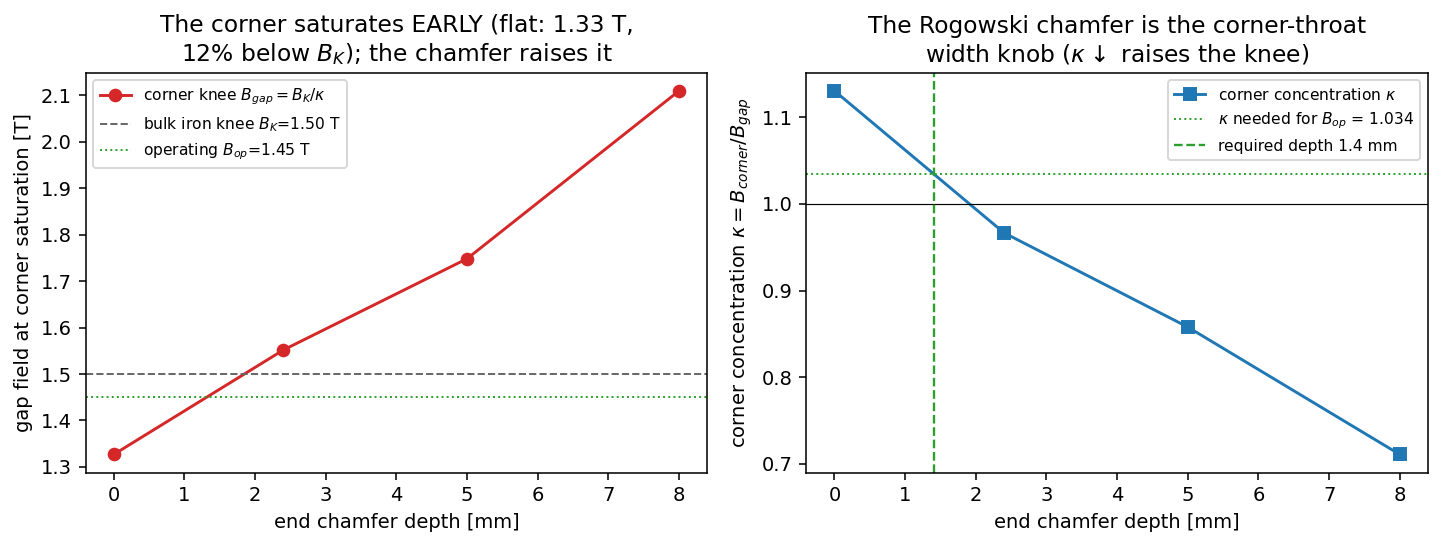

Source code (Python):
r"""The SPECTROMETER end pack, NONLINEAR: the pole-tip corner is a saturable throat.

THE PHYSICS (why a spectrometer end needs the NONLINEAR design)
---------------------------------------------------------------
A large bending spectrometer dipole runs near the iron knee.  endpack_two_plane.py
found (LINEAR, the high-mu equipotential limit) that a hard-cut pole END concentrates
flux at the tip CORNER: the corner field is

    B_corner = kappa * B_gap ,   kappa = tip_enhancement ~ 1.11   (geometry-only)

In a saturating iron that kappa > 1 means the CORNER reaches the iron knee FIRST --
the corner saturates at a gap field

    B_gap_knee = B_K / kappa ~ 1.5 / 1.11 ~ 1.35 T

i.e. ~11% BELOW the bulk iron knee B_K = 1.5 T.  Above that the corner mu_r collapses,
the flux there can no longer follow the pole edge, and the EFFECTIVE FIELD BOUNDARY
(EFB ~ the effective magnetic length L_eff) DRIFTS with excitation.  For a spectrometer
that is fatal: the pole-edge angle's EDGE FOCUSING (the vertical focusing tan(beta)/rho)
depends on the EFB, so a drifting EFB means the optics CHANGE with the field setting.

THE DESIGN (the Rogowski chamfer is the corner-throat width knob)
----------------------------------------------------------------
The corner is exactly a Chaplygin saturable THROAT (clebsch_dipole_saturation_2d): the
flux concentration kappa is the throat's inverse cross-section, and it saturates first.
The Rogowski end chamfer (endpack_two_plane's s-y design) WIDENS that throat -- it lowers
kappa -- so the corner knee B_gap_knee = B_K/kappa RISES toward the bulk knee B_K.  The
SAME chamfer that zeroes the LINEAR corner over-field (the cosmetic field-quality lever)
REMOVES the PREMATURE corner saturation (the hard engineering lever) and keeps the EFB
-- and the edge focusing -- STABLE up to the bulk limit.  Linear and nonlinear levers
POINT THE SAME WAY; saturation gives the chamfer its hard justification.

WHAT IS COMPUTED
----------------
1. design(...) -- the nonlinear end-pack MAP at LINEAR cost: reuse the linear
   equipotential corner concentration kappa(chamfer) (endpack_two_plane), overlay the
   Froehlich iron BH (clebsch_dipole_saturation_3d) -> the corner knee B_gap_knee(chamfer)
   and the chamfer DEPTH needed to keep the corner unsaturated at a target operating
   field B_op.  Milliseconds of overlay on one ~8 s linear sweep -- the Chaplygin
   "nonlinear analysis done linearly" applied to the END corner.

This is a DESIGN-GRADE lumped model (the same lumped-magnetic-circuit class as
clebsch_dipole_saturation_2d, ~10% vs FEM), and its two ingredients are
independently VALIDATED elsewhere in the repo:
  - the corner concentration kappa is the LINEAR equipotential tip_enhancement
    (endpack_two_plane.py, golden-tested) -- geometry-only, drive-agnostic;
  - the Froehlich BH + the well-conditioned B-input A-formulation that backs the
    iron saturation are validated in clebsch_dipole_saturation_3d.py (the documented
    cure: the reduced-Omega mu(|H|) Picard STALLS at high mu, the A-formulation does
    not).
So the composition "B_corner = kappa*B_gap until B_K" is well-founded.  A fully
coil-driven 3-D corner-saturation FEM (the equipotential/MMF drive forces flux
across the gap -- a uniform applied field does NOT reproduce the corner concentration,
and the coil's Biot-Savart B_s projection is the expensive serial step) is the
documented expensive extension, not run here.

run:  python endpack_spectrometer_saturation.py            # the linear-cost design map
      python endpack_spectrometer_saturation.py --fig        # + figure
      python endpack_spectrometer_saturation.py --b-op 1.6   # a higher operating field
"""

from _validation_output import validation_output
import argparse
import json
import math
import os
import sys

import numpy as np

sys.path.insert(0, os.path.dirname(os.path.abspath(__file__)))

import endpack_two_plane as ep                       # noqa: E402  linear corner concentration
import clebsch_dipole_saturation_3d as sat3          # noqa: E402  Froehlich BH + A-formulation
import accel_pole_ends_fem as fem                    # noqa: E402  H-frame mesh + coil

BK = sat3.BK                 # 1.5 T  iron half-mu (Froehlich) knee
MUR0 = sat3.MUR0             # 2000   unsaturated mu_r
G2 = ep.G2                   # 0.020  half-gap
L_BEAM = fem.L_BEAM


# ============================================================
# the nonlinear end-pack design MAP at linear cost
# ============================================================

def design(B_op=1.45, fast=True):
    """The nonlinear end-pack design map.  Reuse the LINEAR corner concentration
    kappa(chamfer) (endpack_two_plane's equipotential depth sweep) and overlay the
    Froehlich iron knee: the corner saturates at B_gap = B_K/kappa, BELOW the bulk
    knee B_K.  Find the chamfer depth that keeps the corner unsaturated at B_op."""
    d = ep.design_two_plane(fast=fast)
    sweep = d["reflect_3d"]["depth_sweep"]
    depth = np.array([s["chamfer_depth_m"] for s in sweep])
    kappa = np.array([s["tip_enhancement"] for s in sweep])   # corner concentration (geom-only)
    knee = BK / kappa                                          # corner gap-field knee per chamfer

    order = np.argsort(kappa)                                  # kappa decreases with depth
    k_sorted, d_sorted = kappa[order], depth[order]
    kappa_req = BK / B_op                                      # corner not the limiter at B_op
    in_rng = k_sorted.min() <= kappa_req <= k_sorted.max()
    depth_req = float(np.interp(kappa_req, k_sorted, d_sorted)) if in_rng else float("nan")
    in_cos = k_sorted.min() <= 1.0 <= k_sorted.max()
    depth_cosmetic = float(np.interp(1.0, k_sorted, d_sorted)) if in_cos else float("nan")

    flat_kappa = float(kappa[0])
    flat_knee = float(knee[0])
    bulk_margin = float((BK - flat_knee) / BK)                 # how much earlier the corner saturates

    rows = [{"chamfer_depth_m": float(dd), "kappa": float(kk),
             "corner_knee_Bgap_T": float(BK / kk),
             "corner_saturated_at_Bop": bool(kk > kappa_req)}
            for dd, kk in zip(depth, kappa)]

    return {
        "B_K_T": float(BK), "B_op_T": float(B_op),
        "flat_corner_kappa": flat_kappa,
        "flat_corner_knee_Bgap_T": flat_knee,           # ~1.35 T -- corner saturates first
        "corner_premature_fraction": bulk_margin,       # ~0.11 below the bulk knee
        "kappa_required_for_Bop": float(kappa_req),
        "depth_required_for_Bop_m": depth_req,          # chamfer to clear B_op
        "depth_linear_cosmetic_m": depth_cosmetic,      # chamfer that zeroes the over-field
        "flat_corner_saturates_below_Bop": bool(flat_knee < B_op),
        "sweep": rows,
        "n_linear_solves": int(len(sweep)),             # the only FEM-grade cost (the linear sweep)
    }


# ============================================================
# figure + main
# ============================================================

def _figure(res):
    import matplotlib
    matplotlib.use("Agg")
    import matplotlib.pyplot as plt

    fig, ax = plt.subplots(1, 2, figsize=(10.4, 4.0), dpi=140)

    # LEFT: the corner knee B_gap_knee = B_K/kappa vs chamfer depth
    sw = res["sweep"]
    dmm = [r["chamfer_depth_m"] * 1e3 for r in sw]
    knee = [r["corner_knee_Bgap_T"] for r in sw]
    ax[0].plot(dmm, knee, "o-", color="C3", label="corner knee $B_{gap}=B_K/\\kappa$")
    ax[0].axhline(res["B_K_T"], color="0.4", lw=1, ls="--",
                  label=f"bulk iron knee $B_K$={res['B_K_T']:.2f} T")
    ax[0].axhline(res["B_op_T"], color="C2", lw=1, ls=":",
                  label=f"operating $B_{{op}}$={res['B_op_T']:.2f} T")
    ax[0].set_xlabel("end chamfer depth [mm]")
    ax[0].set_ylabel("gap field at corner saturation [T]")
    ax[0].set_title(f"The corner saturates EARLY (flat: {res['flat_corner_knee_Bgap_T']:.2f} T,\n"
                    f"{res['corner_premature_fraction']*100:.0f}% below $B_K$); "
                    f"the chamfer raises it")
    ax[0].legend(fontsize=8)

    # MIDDLE: kappa (corner concentration) vs depth -- the throat-width knob
    kap = [r["kappa"] for r in sw]
    ax[1].plot(dmm, kap, "s-", color="C0", label="corner concentration $\\kappa$")
    ax[1].axhline(1.0, color="k", lw=0.6)
    ax[1].axhline(res["kappa_required_for_Bop"], color="C2", lw=1, ls=":",
                  label=f"$\\kappa$ needed for $B_{{op}}$ = {res['kappa_required_for_Bop']:.3f}")
    if res["depth_required_for_Bop_m"] == res["depth_required_for_Bop_m"]:
        ax[1].axvline(res["depth_required_for_Bop_m"] * 1e3, color="C2", lw=1.2, ls="--",
                      label=f"required depth {res['depth_required_for_Bop_m']*1e3:.1f} mm")
    ax[1].set_xlabel("end chamfer depth [mm]")
    ax[1].set_ylabel("corner concentration $\\kappa=B_{corner}/B_{gap}$")
    ax[1].set_title("The Rogowski chamfer is the corner-throat\n"
                    "width knob ($\\kappa\\downarrow$ raises the knee)")
    ax[1].legend(fontsize=8)

    png = os.path.splitext(os.path.abspath(__file__))[0] + ".png"
    fig.tight_layout()
    fig.savefig(png, bbox_inches="tight")
    plt.close(fig)
    print(f"  figure saved: {png}")


def main():
    ap = argparse.ArgumentParser()
    ap.add_argument("--fig", action="store_true")
    ap.add_argument("--b-op", type=float, default=1.45, help="operating gap field [T]")
    args = ap.parse_args()

    print("=" * 76)
    print("The SPECTROMETER end pack, NONLINEAR -- the pole-tip corner is a saturable throat")
    print("=" * 76)

    res = design(B_op=args.b_op)
    print(f"\niron: bulk knee B_K = {res['B_K_T']:.2f} T (Froehlich mu_r0={MUR0:.0f}); "
          f"operating B_op = {res['B_op_T']:.2f} T")
    print(f"\nFLAT end -- the corner CONCENTRATES flux (kappa = "
          f"{res['flat_corner_kappa']:.3f}) and SATURATES FIRST:")
    print(f"  corner knee  B_gap = B_K/kappa = {res['flat_corner_knee_Bgap_T']:.2f} T "
          f"-- {res['corner_premature_fraction']*100:.0f}% BELOW the bulk knee B_K")
    print(f"  -> at B_op = {res['B_op_T']:.2f} T the flat corner is "
          f"{'SATURATED' if res['flat_corner_saturates_below_Bop'] else 'OK'} "
          f"(the EFB / edge focusing drifts).")
    print(f"\nthe Rogowski chamfer is the corner-throat width knob (kappa -> knee = B_K/kappa):")
    print(f"  {'depth [mm]':<12}{'kappa':<9}{'corner knee [T]':<18}{'corner sat @ B_op?'}")
    for r in res["sweep"]:
        print(f"  {r['chamfer_depth_m']*1e3:<12.1f}{r['kappa']:<9.3f}"
              f"{r['corner_knee_Bgap_T']:<18.2f}{'YES' if r['corner_saturated_at_Bop'] else 'no'}")
    if res["depth_required_for_Bop_m"] == res["depth_required_for_Bop_m"]:
        print(f"  -> need chamfer depth >= {res['depth_required_for_Bop_m']*1e3:.1f} mm "
              f"(kappa <= {res['kappa_required_for_Bop']:.3f}) to clear B_op without "
              f"corner saturation;")
        print(f"     the LINEAR cosmetic optimum (zero over-field, kappa=1) is "
              f"{res['depth_linear_cosmetic_m']*1e3:.1f} mm -- the SAME lever, now with a "
              f"hard saturation justification.")
    print(f"\n  => the whole nonlinear end-pack map = {res['n_linear_solves']} linear "
          f"equipotential solves + a BH overlay (the Chaplygin 'nonlinear done linearly'\n"
          f"     lever applied to the END corner).  Design-grade (lumped-circuit class,\n"
          f"     ~10% vs FEM like clebsch_dipole_saturation_2d); its components are\n"
          f"     independently validated -- kappa by the linear equipotential\n"
          f"     (endpack_two_plane), the BH + A-formulation by clebsch_dipole_saturation_3d.")

    jpath = validation_output("endpack_spectrometer_saturation.json")
    with open(jpath, "w") as fh:
        json.dump(res, fh, indent=2)
    print(f"\nsaved {jpath}")

    if args.fig:
        _figure(res)


if __name__ == "__main__":
    main()
